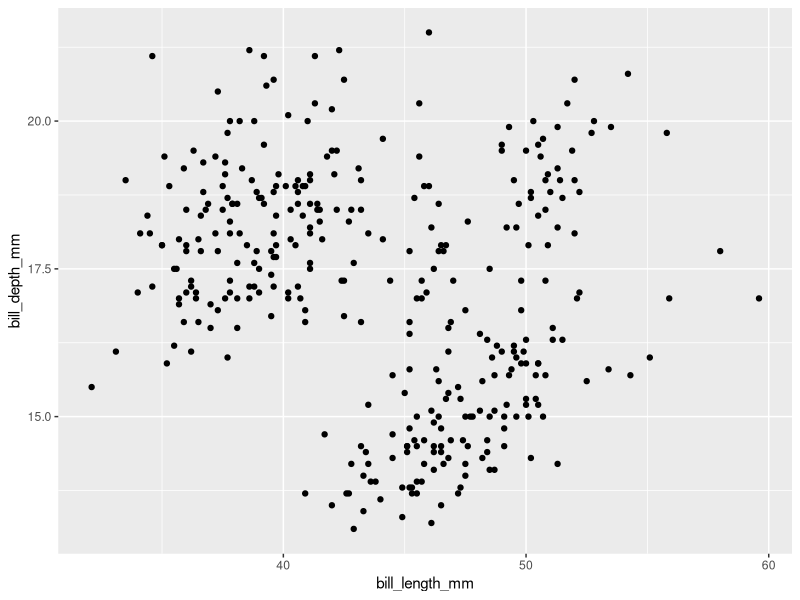
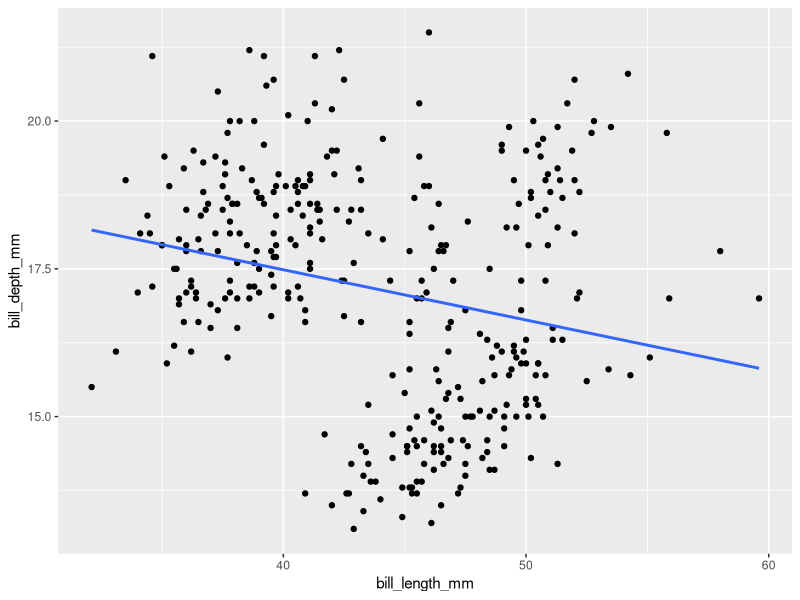
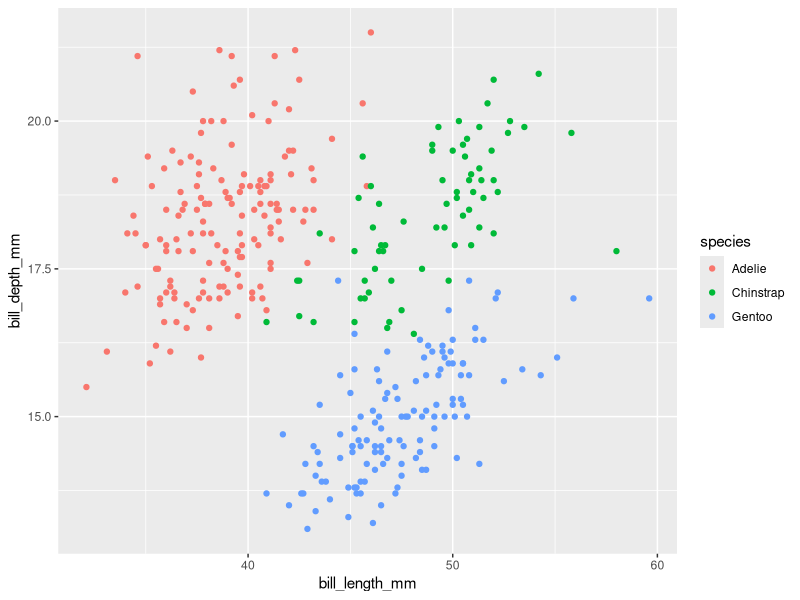
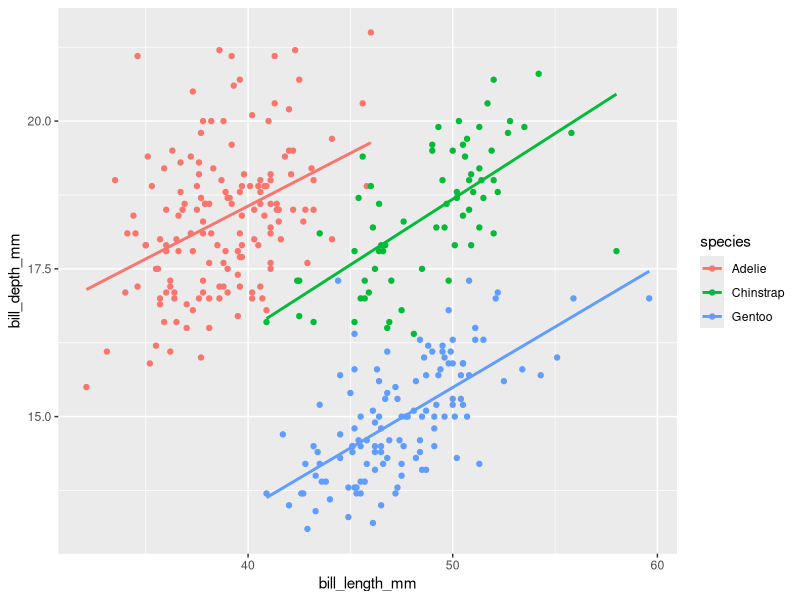
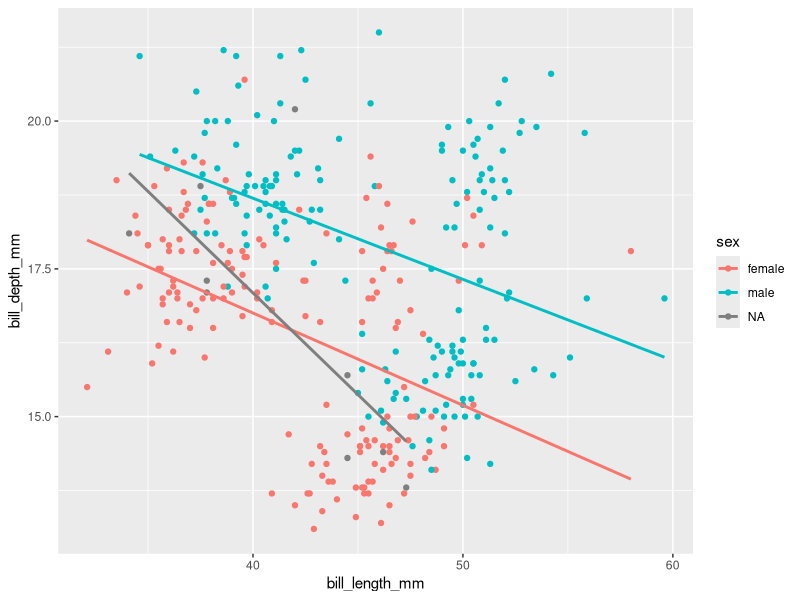
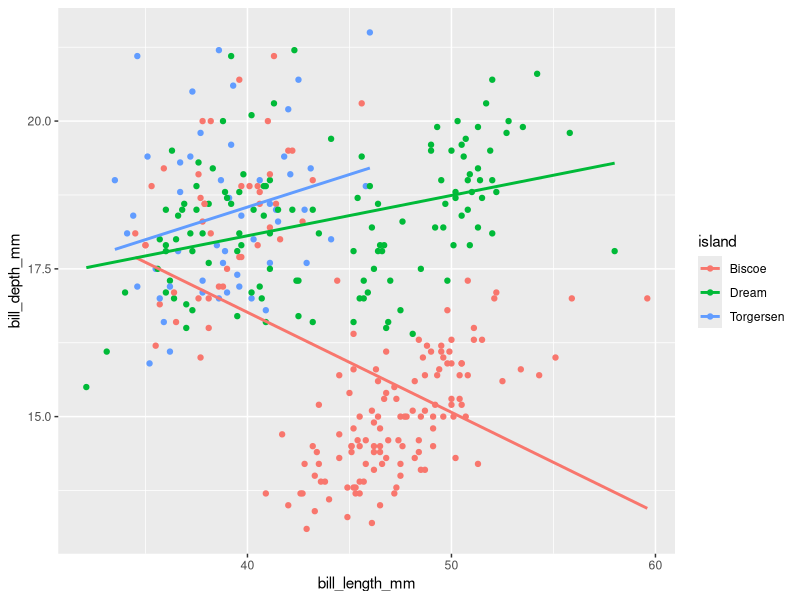
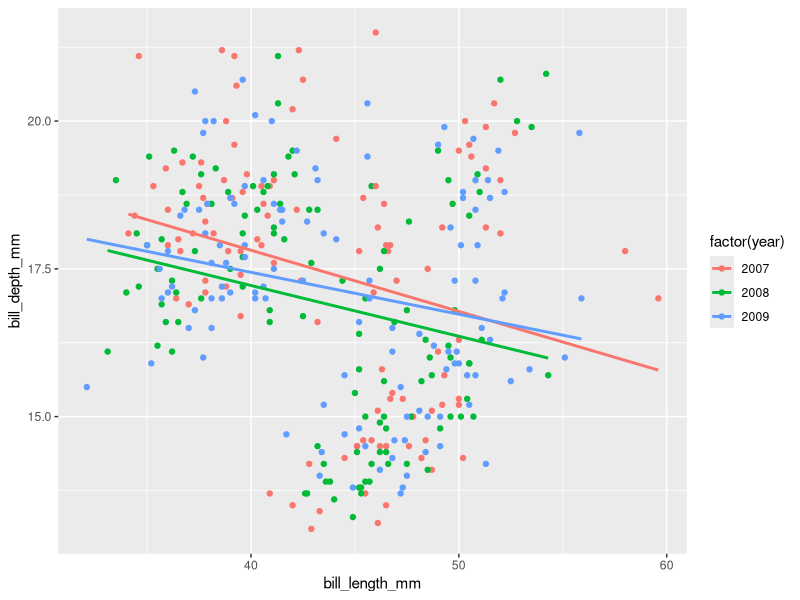
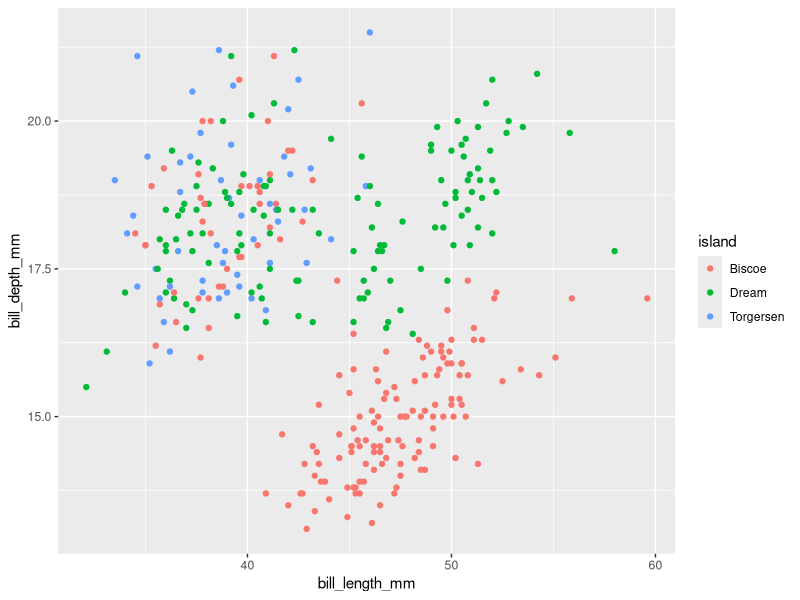

R code for these plots, in order: (Note: this script raises an error after producing the figures.)
#24-0526 

#
if(!require(palmerpenguins))install.packages("palmerpenguins")
library(palmerpenguins)
library(tidyverse)

# ----
penguins

# palmerpenguins ----
#https://allisonhorst.github.io/palmerpenguins/

# 1 패키지::데이터 ----
palmerpenguins::penguins
penguins

# 1-1
str(penguins)
penguins |> str()

#
penguins |> 
  ggplot(aes(x = bill_length_mm, 
             y = bill_depth_mm)) +
  geom_point() 



#
penguins #344
penguins |> 
  drop_na(bill_length_mm, bill_depth_mm)

penguins |> 
  filter(is.na(bill_length_mm))

# penguins |> 
#   mutate(number = row_number(), .before = 1) -> penguins_2edit

# 2----
penguins |> 
  drop_na(bill_length_mm, bill_depth_mm) |> 
  ggplot(aes(bill_length_mm, bill_depth_mm)) +
  geom_point() +
  geom_smooth(method = "lm", se = F) # -- 회귀선 (추세선))

# 3 species ----
penguins |> 
  drop_na(bill_length_mm, bill_depth_mm) |> 
  ggplot(aes(x = bill_length_mm, 
             y = bill_depth_mm,
             color = species)) +
  geom_point()


## 3-1 species ----
penguins |> 
  drop_na(bill_length_mm, bill_depth_mm) |> 
  ggplot(aes(x = bill_length_mm, 
             y = bill_depth_mm,
             color = species)) +
  geom_point() +
  geom_smooth(method = "lm", se = F)

## 3-2 sex ----
penguins |> 
  drop_na(bill_length_mm, bill_depth_mm) |> 
  ggplot(aes(x = bill_length_mm, 
             y = bill_depth_mm,
             color = sex)) +
  geom_point() +
  geom_smooth(method = "lm", se = F)

## 3-3 isalnd ----
penguins |> 
  drop_na(bill_length_mm, bill_depth_mm) |> 
  ggplot(aes(x = bill_length_mm, 
             y = bill_depth_mm,
             color = island)) +
  geom_point() +
  geom_smooth(method = "lm", se = F)

## 3-4 year ----
penguins |> 
  drop_na(bill_length_mm, bill_depth_mm) |> 
  ggplot(aes(x = bill_length_mm, 
             y = bill_depth_mm,
             color = factor(year))) +
  geom_point() +
  geom_smooth(method = "lm", se = F)


# 4 smooth by island  ---- 
penguins |> 
  drop_na(bill_length_mm, bill_depth_mm) |> 
  ggplot(aes(x = bill_length_mm, 
             y = bill_depth_mm,
             colour = island)) +
  geom_point()

# 4-1 island ----
penguins |> 
  drop_na(bill_length_mm, bill_depth_mm) |> 
  ggplot(aes(x = bill_length_mm, 
             y = bill_depth_mm,
             colour = island)) +
  geom_point() +
  geom_smooth(method = "lm", se = F) #--회귀선 

# 5 sex ----
penguins |> 
  drop_na() |> 
  ggplot(aes(x = bill_length_mm, 
             y = bill_depth_mm,
             colour = sex)) +
  geom_point()

# 5-1 sex ----
penguins |> 
  drop_na() |> 
  ggplot(aes(x = bill_length_mm, 
             y = bill_depth_mm,
             colour = sex)) +
  geom_point() +
  geom_smooth(method = "lm", se = F) #--회귀선 



# 6 면분할 ---- 
penguins |> 
  drop_na() |> 
  ggplot(aes(x = bill_length_mm, 
             y = bill_depth_mm, 
             color = species)) +
  geom_point() +
  geom_smooth(method = "lm", se = F) +
  facet_grid(sex~island) +
  theme(legend.position = "top")


#
penguins
?geom_violin

penguins |> 
  ggplot(aes(x = bill_length_mm, 
             y = bill_depth_mm)) +
  geom_violin()

## 7-1 ----
penguins |> 
  drop_na() |> 
  ggplot(aes(x = bill_length_mm, 
             y = bill_depth_mm,
             color = species)) +
  geom_violin() +
  geom_smooth(method = "lm", se = F) +
  facet_grid(.~species) +
  theme(strip.background = element_rect(fill = "red"))

# facet_wrap(.~sex+species)
# facet_wrap(.~sex+species) 

bbc_style

geom_
